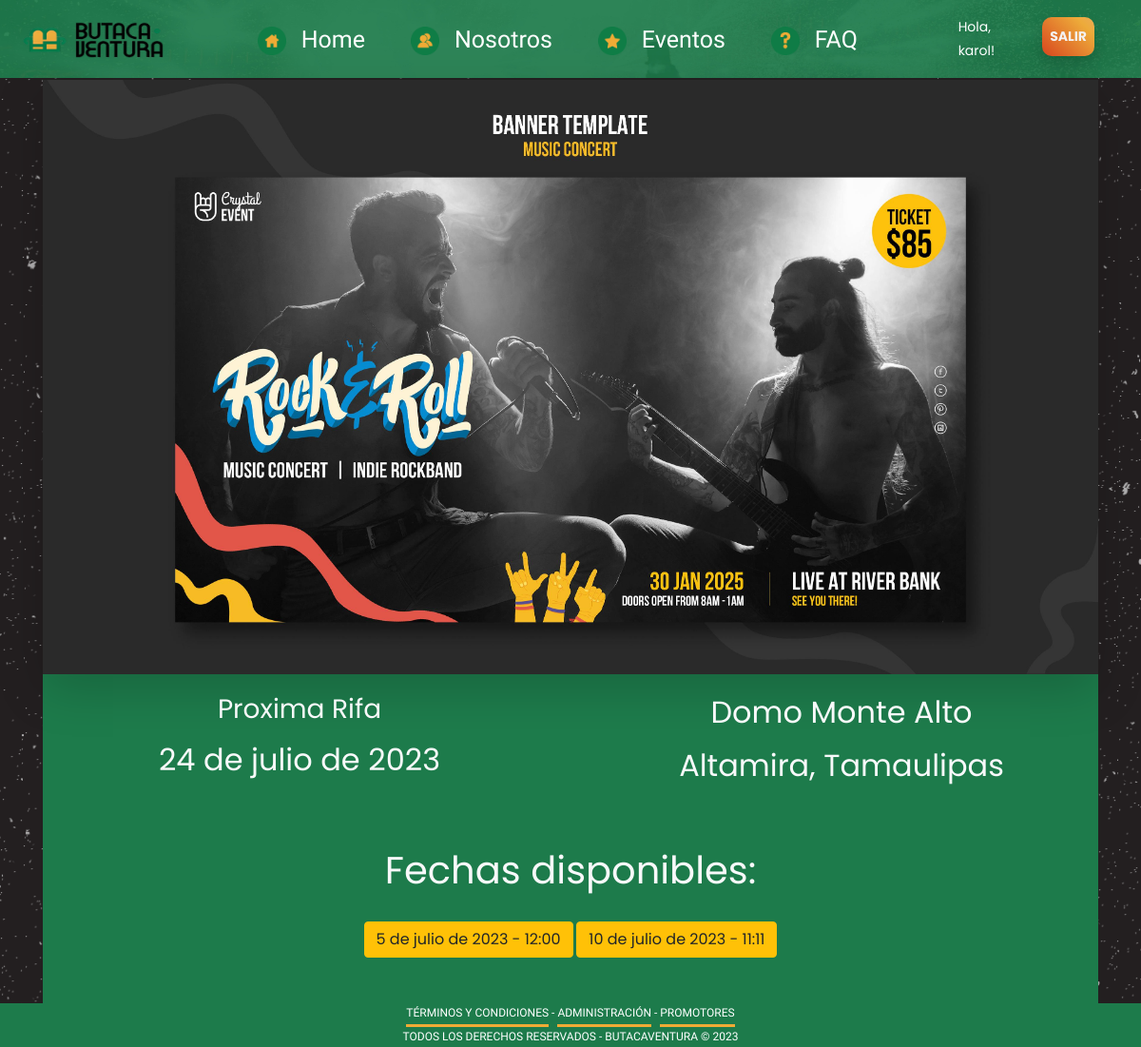
The page /event_detail_user/8358faa4/ (signed in) on the database its author committed.
### users/models.py (models this page shows, shortened)
class CustomUser(AbstractUser):
    user_id = models.CharField(max_length=20, primary_key=True, unique=True)
    birthday = models.DateField(auto_now=False, auto_now_add=False, null=True, blank=True)
    address = models.CharField(max_length=150, null=True)
    telephone = models.CharField(max_length=150, null=True)
    city = models.ForeignKey(City, on_delete=models.CASCADE, null=True, blank=True)
    state = models.ForeignKey(State, on_delete=models.CASCADE, null=True, blank=True)
    auth_age = models.BooleanField(default=False, blank=True)
    send_mail = models.BooleanField(default=False, blank=True)
    terms_conds = models.BooleanField(default=False, blank=True)
    status = models.CharField(max_length=50, null=True, blank=True)

class City(models.Model):
    name = models.CharField(max_length=50)
    def __str__(self):
        return self.name

class State(models.Model):
    name = models.CharField(max_length=50)
    def __str__(self):
        return self.name

### butaca/models.py (models this page shows, shortened)
class Event(models.Model):
    event_id = models.CharField(max_length=20, primary_key=True, unique=True)
    min_img = models.ImageField(default='', upload_to='event_galery', blank=True)
    bann_img = models.ImageField(default='', upload_to='event_galery', blank=True)
    bck_img = models.ImageField(default='', upload_to='event_galery', blank=True, null=True)
    name = models.CharField(max_length=50)
    date = models.DateField(auto_now=False, auto_now_add=False, null=True)
    location = models.CharField(max_length=50)
    state = models.ForeignKey(State, on_delete=models.CASCADE, null=True)
    city = models.ForeignKey(City, on_delete=models.CASCADE, null=True)
    country = models.ForeignKey(Country, on_delete=models.CASCADE, null=True)
    ticket_price = models.CharField(max_length=50, null=True)
    ticket_charge = models.CharField(max_length=50, null=True)
    ticket_level = models.CharField(max_length=50, null=True)
    url = models.CharField(max_length=50, null=True)
    min_price = models.CharField(max_length=50, null=True)
    max_price = models.CharField(max_length=50, null=True)
    active = models.BooleanField(default=False)
    promoter = models.ForeignKey(settings.AUTH_USER_MODEL, on_delete=models.CASCADE, related_name='promoter', null=True, blank=True)
    def __str__(self):
        return self.name

class DateEvent(models.Model):
    date_event_id = models.CharField(max_length=20, primary_key=True, unique=True, default='1')
    event_name = models.ForeignKey(Event, on_delete=models.CASCADE, null=True)
    event = models.CharField(max_length=50, null=True)
    promoter = models.CharField(max_length=50, null=True)
    date = models.DateField(auto_now=False, auto_now_add=False, null=True)
    ticket_quantity = models.IntegerField(null=True)
    draw_event = models.DateField(auto_now=False, auto_now_add=False, null=True)
    draw_limit_date = models.DateField(auto_now=False, auto_now_add=False, null=True)
    event_time = models.TimeField(auto_now=False, auto_now_add=False, null=True)
    status = models.BooleanField(default=True, blank=True)

### butaca/views.py (the view)
# urls.py: path('event_detail_user/<str:event_id>/', EventDetailUserView.as_view(), name='event_detail_user'),
class EventDetailUserView(LoginRequiredMixin, DetailView):
    model = Event
    template_name = "butaca/event_detail_user.html"
    context_object_name = "events"
    def get_object(self, queryset=None):
        event_id = self.kwargs['event_id']
        obj = Event.objects.get(event_id=event_id)
        return obj
    def get_context_data(self, **kwargs):
        context = super().get_context_data(**kwargs)
        event = self.object.event_id
        date_events = DateEvent.objects.filter(event=event)
        current_date = datetime.datetime.now().date()
        closest_event = Event.objects.filter(active=True, date__lt=current_date).order_by('-date').first()
        context["closest_event"] = closest_event
        print("current day:", current_date)
        print("this is:", closest_event.date)
        context['date_events'] = date_events
        return context

### butaca/templates/butaca/event_detail_user.html (shortened to what this page needs)
{% extends 'base_dashboard_user.html' %}
{% block content %}
{% load static %}
<div style="background-image: url('{{ events.bck_img.url }}'); background-size: cover;">
    <div class="container">
        <div class=""><img src="{{ events.bann_img.url }}" alt="Logo" class="d-inline-block align-text-top w-100 shadow-lg"></div>
        <div style="background-color: #1D7B4B">
            <div class="row text-center">
                <div class="col-lg-6 mt-3"><h3 class="text-light">Proxima Rifa</h3>
                    <h2 class="text-light">{{ closest_event.date }}</h2>
                </div>
                <div class="col-lg-6 mt-3"><h2 class="text-light">{{ events.location }}</h2>
                    <h2 class="text-light">{{ events.city }}, {{ events.state }}</h2>
                </div>
            </div>
            <div class="container p-5 text-center">
                <h1 class="text-light">Fechas disponibles:</h1>
                    {% if date_events %}
                    {% for date_event in date_events  %}
                    <button type="button" class="btn btn-warning mx-auto mt-3" data-bs-toggle="modal" data-bs-target="#{{ date_event.date_event_id }}">
                        {{ date_event.date }} - {{ date_event.event_time }}
                      </button>
                    {% endfor %}
                    {% else %}
                    <button type="button" class="btn btn-warning mx-auto mt-3" data-bs-toggle="modal" data-bs-target="">
                      Por el momento tenemos los ticket agostados, regresa pronto!
                    </button>
                    {% endif %}
            </div>
        </div>
    </div>
</div>
{% endblock content %}

### templates/base_dashboard_user.html (shortened to what this page needs)
<!DOCTYPE html>
<html lang="es">
{% load static %}
<head>
    <link href="https://cdn.jsdelivr.net/npm/bootstrap@5.3.0/dist/css/bootstrap.min.css" rel="stylesheet">
    <link rel="stylesheet" href="https://cdnjs.cloudflare.com/ajax/libs/font-awesome/6.4.0/css/all.min.css">
    <link rel="stylesheet" href="{% static 'css/main.css' %}"/>
    <link rel="stylesheet" href="{% static 'css/style.css' %}"/>
</head>
<body>
<div class='bg'>
<nav class="navbar navbar-expand-lg p-2">
    <div class="container-fluid">
      <a class="navbar-brand" href="{% url 'home' %}">
          <img src="{% static 'images/logo_nav.png' %}" alt="Logo" width="150" height="40" class="d-inline-block align-text-top">
      </a>
      <div class="collapse navbar-collapse" id="navbarNav">
        <ul class="navbar-nav justify-content-center w-100">
          <li class="nav-item">
            <a class="nav-link nav-changer mx-3" aria-current="page" href="{% url 'home' %}"><i><img src="{% static 'images/icono_home.png' %}" width="30" height="30" class="d-inline-block me-3"></i>Home</a>
          </li>
          <li class="nav-item">
            <a class="nav-link nav-changer mx-3" href="#"><i><img src="{% static 'images/icono_nosotros.png' %}" width="30" height="30" class="d-inline-block me-3"></i>Nosotros</a>
          </li>
          <li class="nav-item">
            <a class="nav-link nav-changer mx-3" href="#"><i><img src="{% static 'images/icono_eventos.png' %}" width="30" height="30" class="d-inline-block me-3"></i>Eventos</a>
          </li>
          <li class="nav-item">
            <a class="nav-link nav-changer mx-3" href="#"><i><img src="{% static 'images/icono_pregunta.png' %}" width="30" height="30" class="d-inline-block me-3"></i>FAQ</a>
          </li>
        </ul>
        <ul class="navbar-nav d-flex">
          {% if user.is_authenticated %}
          {% if user.status == "admin" %}
          <li class="nav-item px-3">
            <a href="{% url 'dashboard' %}" class="nav-link active text-white" >Hola, {{ user.username|default:'Guest' }}!</a>
          </li>
          {% elif user.status == "Promotor" %}
          <li class="nav-item px-3">
            <a href="{% url 'dashboard_promoter' %}" class="nav-link active text-white" >Hola, {{ user.username|default:'Guest' }}!</a>
          </li>
          {% else %}
          <li class="nav-item px-3">
            <a href="{% url 'dashboard_user' %}" class="nav-link active text-white" >Hola, {{ user.username|default:'Guest' }}!</a>
          </li>
          {% endif %}
          <li class="nav-item px-3">
          <a class="nav-link button-88 shadow" role="button" href="{% url 'logout' %}">Salir</a>
          {% else %}
          <li class="mx-2"><a class="nav-link button-87 shadow" role="button" href="{% url 'register' %}">Registro</a></li>
          <li class="mx-2"><a class="nav-link button-87 shadow" role="button" href="{% url 'login' %}">Ingresar</a></li>
          {% endif %}
              </ul>
      </div>
    </div>
</nav>
</div>
  {% block content %}{% endblock content %}
</body>
<footer>
<div class="backgroundhome termsfont text-center">
  <a href="/terminosycondiciones/" style="color:#ffffff; border-bottom: 3px solid #efab35; display: inline-block;">
    TÉRMINOS Y CONDICIONES
  </a>
  -
  <a href="/administracion_general/" style=" color:#ffffff; border-bottom: 3px solid #efab35; display: inline-block;">
    ADMINISTRACIÓN
  </a>
  -
  <a href="/administracion_general/" style=" color:#ffffff; border-bottom: 3px solid #efab35; display: inline-block;">
    PROMOTORES
  </a>
  <div class="">TODOS LOS DERECHOS RESERVADOS - BUTACAVENTURA
    © 2023
  </div>
</div>
</footer>

### static/css/main.css (style rules this page uses)
.button-88 { margin: 10px; padding: 8px 22px; text-align: center; text-transform: uppercase; transition: 0.5s; background-size: 200% auto; color: #f4f2f2; border-radius: 10px; display: block; border: 0px; font-weight: 700; box-shadow: 0px 0px 14px -7px #EDAB3A; background-image: linear-gradient(45deg, #d8461e 0%, #EDAB3A 51%, #e7acac 100%); cursor: pointer; user-select: none; -webkit-user-select: none; touch-action: manipulation; }
.nav-changer { color: #ffffff; font-size: 25px; font-family: 'Comfortaa', cursive; }
.termsfont { color: #ffffff; font-family: 'Comfortaa', sans-serif; font-size: 12px; }
.backgroundhome { background-color:#1D7B4B; color:#ffffff; }

### rows shown on the page
CustomUser: username "karol"
Event: bck_img (picture), bann_img (picture), location "Domo Monte Alto", city "Altamira", state "Tamaulipas"
Event: date "24 de julio de 2023"
DateEvent: date "5 de julio de 2023", event_time "12:00"
DateEvent: date "10 de julio de 2023", event_time "11:11"
